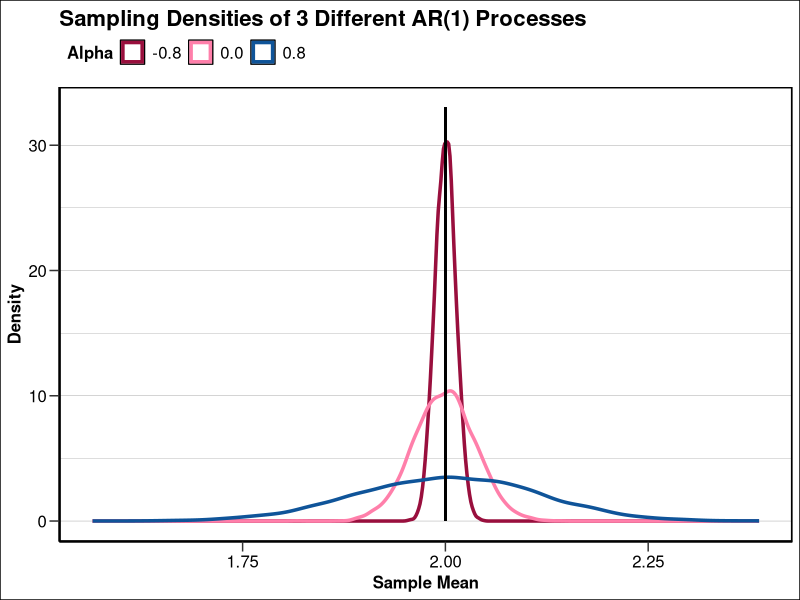
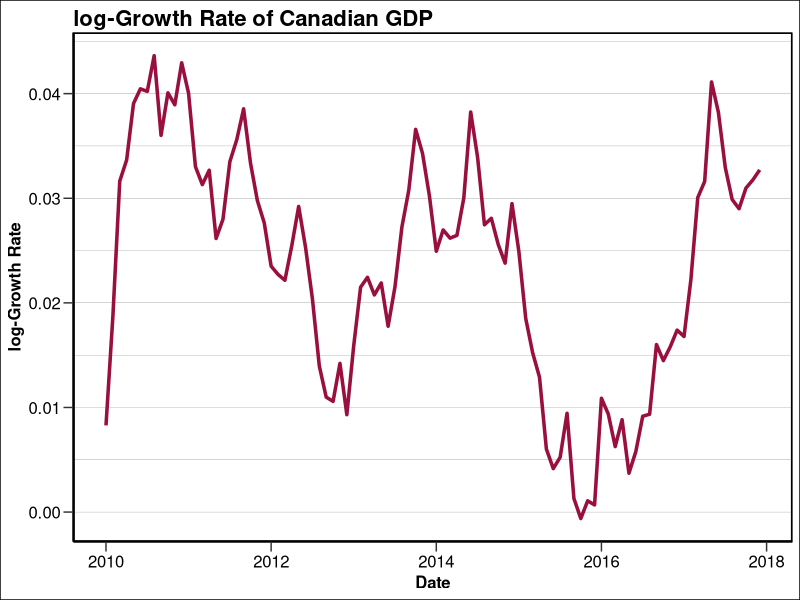
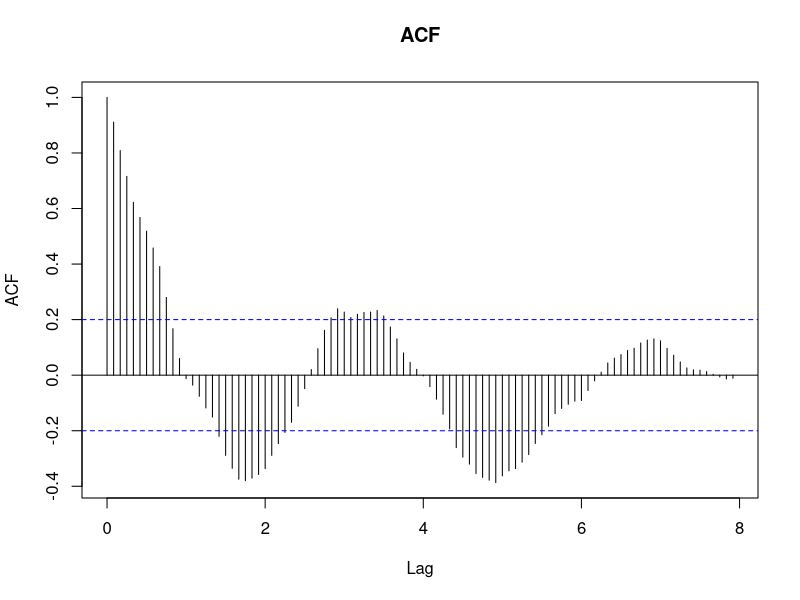
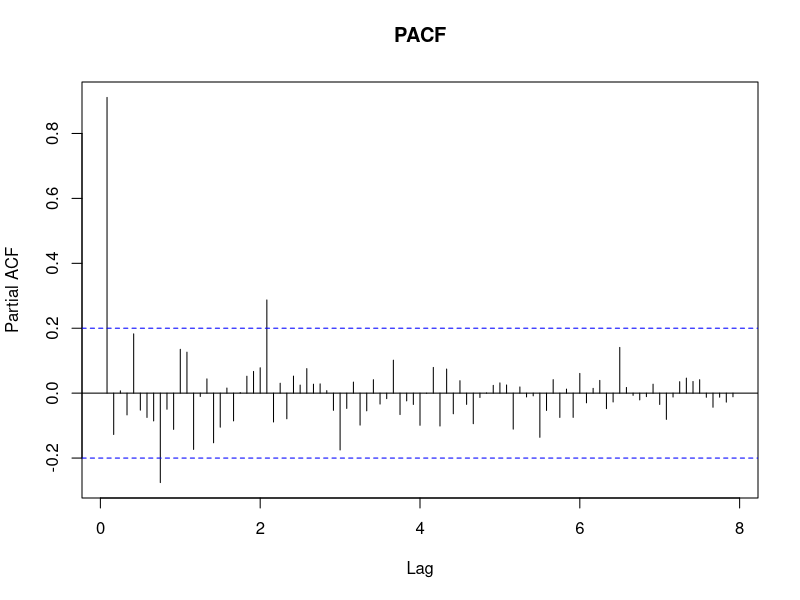
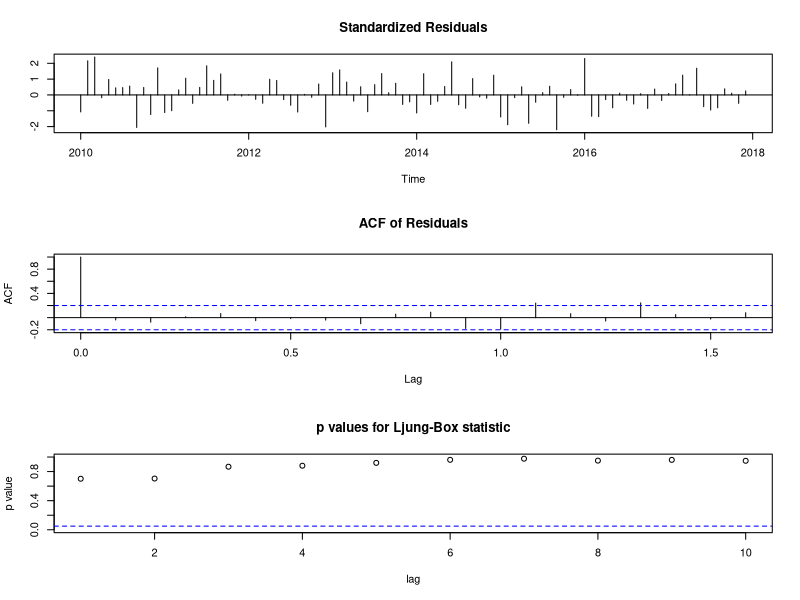
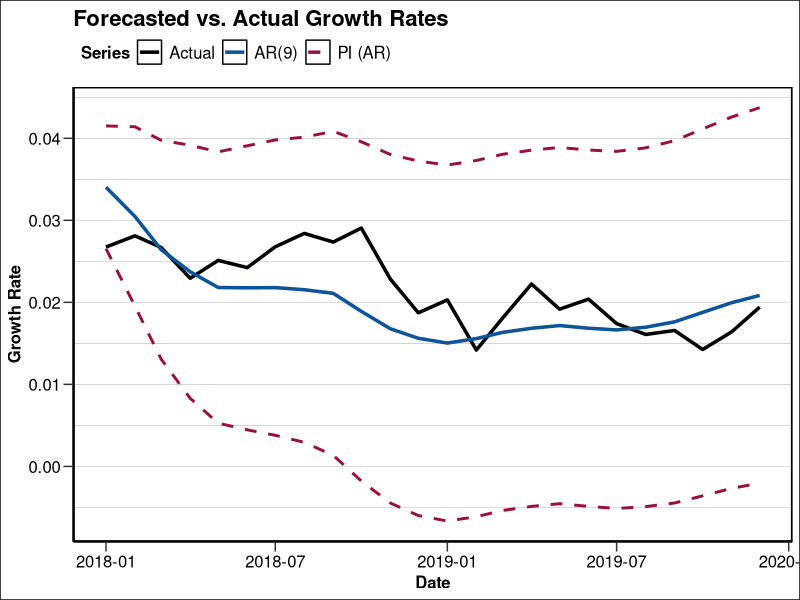
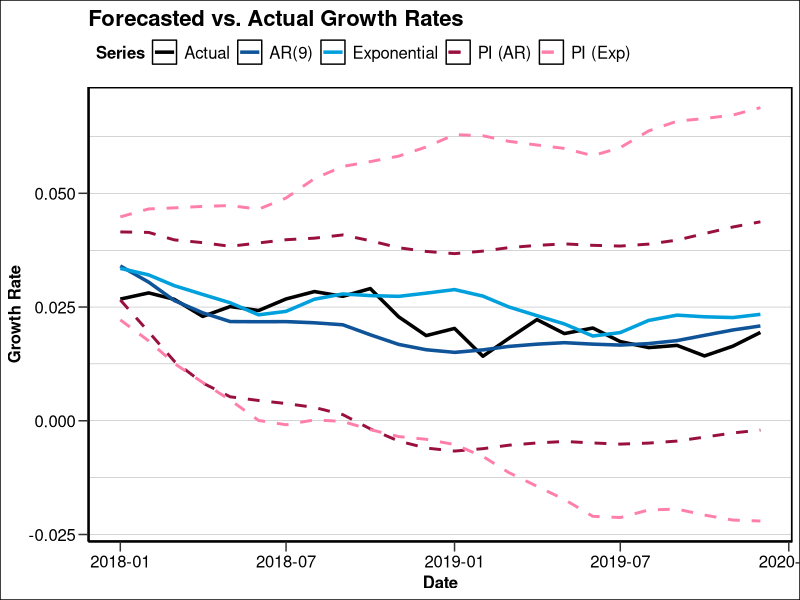
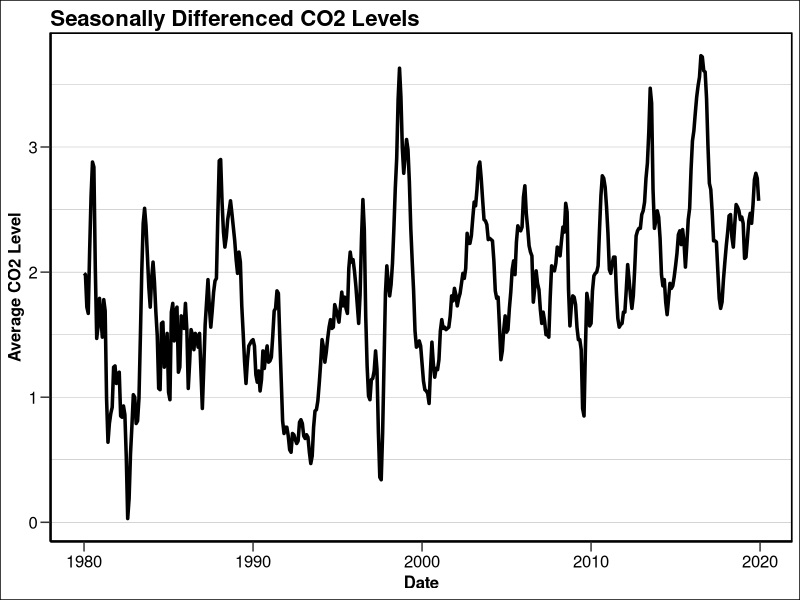

Generate these figures, in order, with R:
## ---- chunk 1
library(dplyr)
library(readr)
library(ggplot2)
library(lubridate)
library(forecast)
## ---- chunk 2
plot_theme <- theme(
    plot.title = element_text(
        size = 16, face = "bold", hjust = 0,
        margin = margin(b = 0.1, unit = "cm")),
    plot.subtitle = element_text(
        size = 12, hjust = 0),
    axis.title = element_text(
        size = 12, face = "bold"),
    axis.text = element_text(
        size = 12),
    legend.title = element_text(
        size = 12, face = "bold"),
    legend.text = element_text(
        size = 12),
    axis.ticks.length = unit(0.25, "cm"),
    axis.line = element_line(
        linewidth = 0.7, color = "#000000"),
    panel.grid.minor.x = element_blank(),
    panel.grid.major.x = element_blank(),
    panel.grid.minor.y = element_line(
        linewidth = 0.1, color = "gray50"),
    panel.grid.major.y = element_line(
        linewidth = 0.1, color = "gray50"),
    panel.border = element_rect(
        color = "#000000", fill = NA, linewidth = 1.0),
    panel.background = element_rect(
        fill = "#FFFFFF"),
    plot.background = element_rect(
        fill = "#FFFFFF"),
    legend.position = "top",
    legend.justification = "left"
)

theme_set(plot_theme)
## ---- chunk 3
ar_simulation <- function(alpha, mu = 2, n = 500, iter = 5000) {
    # Switch between variances
    if (alpha == 0) {
        var <- 0.25 / (1 - 0.8^2)
    } else {
        var <- 0.25
    }

    # Switch between model specifications
    if (alpha == 0) {
        mod <- list()
    } else {
        mod <- list(ar = c(alpha))
    }

    # Pre-allocate space
    mu_hat <- double(iter)

    # Run the simulation
    for (i in 1:iter) {
        simul <- arima.sim(
            model = mod, n = n, sd = sqrt(var)) + mu
        mu_hat[i] <- mean(simul)
    }
    out <- list(
        xbar = mean(mu_hat),
        sd = sd(mu_hat),
        means = mu_hat)
    return(out)
}
## ---- chunk 4
simul_1 <- ar_simulation(alpha = -0.8)
simul_2 <- ar_simulation(alpha = 0.0)
simul_3 <- ar_simulation(alpha = 0.8)
## ---- chunk 5
mean_data <- tibble(
    xbar_1 = simul_1$means,
    xbar_2 = simul_2$means,
    xbar_3 = simul_3$means,
)

palette_1 <- c("-0.8" = "#990F3D", "0.0" = "#FF7FAA", "0.8" = "#0F5499")

density_chart <- ggplot(
    data = mean_data
) +
    geom_density(
        aes(x = xbar_1, color = "-0.8"),
        linewidth = 1.2
) +
    geom_density(
        aes(x = xbar_2, color = "0.0"),
        linewidth = 1.2
) +
    geom_density(
        aes(x = xbar_3, color = "0.8"),
        linewidth = 1.2
) +
    geom_segment(
        aes(x = 2, y = 0, xend = 2, yend = 33),
        linewidth = 0.8
) +
    labs(
        x = "Sample Mean",
        y = "Density",
        title = "Sampling Densities of 3 Different AR(1) Processes",
        color = "Alpha"
) +
    scale_color_manual(
        values = palette_1
)

print(density_chart)
## ---- chunk 6
gdp <- read_csv("./data/canadaGDP.csv", col_names = TRUE) %>%
    rename(date = `...1`) %>%
    mutate(date = ymd(date))

log_gdp <- tibble(
    date = gdp$date[13:276],
    growth = diff(log(gdp$GDP), lag = 12)
)

gdp_train <- log_gdp %>%
    filter(date >= "2010-01-01" & date <= "2017-12-01") %>%
    select(growth) %>%
    ts(start = c(2010, 01), frequency = 12)

gdp_test <- log_gdp %>%
    filter(date >= "2018-01-01") %>%
    select(growth) %>%
    ts(start = c(2018, 01), frequency = 12)

gdp_chart <- autoplot(
    gdp_train,
    linewidth = 1.2,
    color = "#990F3D"
) +
    labs(
        x = "Date",
        y = "log-Growth Rate",
        title = "log-Growth Rate of Canadian GDP"
)

print(gdp_chart)
## ---- chunk 7
acf(gdp_train, lag.max = 100, main = "ACF")
pacf(gdp_train, lag.max = 100, main = "PACF")
## ---- chunk 8
model_selector <- function(data, max_order) {
    # Pre-allocate space
    aic <- double(max_order)

    # Fit AR model for each order and get AIC
    for (i in 1:max_order) {
        mod <- arima(data, order = c(i, 0, 0), method = "ML")
        aic[i] <- mod$aic
    }
    out <- list(
        best_order = which.min(aic), aic = min(aic)
    )
    return(out)
}

model_selector(gdp_train, max_order = 12)
## ---- chunk 9
ar_mod <- arima(gdp_train, order = c(9, 0, 0), method = "ML")
tsdiag(ar_mod)
## ---- chunk 10
ar_forecast <- forecast(ar_mod, h = 24)

ar_data <- ar_forecast %>%
    as_tibble() %>%
    mutate(
        date = seq(ym("2018-01"), ym("2019-12"), by = "1 month"),
        actual = as.vector(gdp_test)) %>%
    select(-`Lo 80`, -`Hi 80`) %>%
    rename(
        forecast = `Point Forecast`,
        lower = `Lo 95`,
        upper = `Hi 95`) %>%
    relocate(c(date, actual), .before = forecast)

palette_2 <- c("Actual" = "#000000", "AR(9)" = "#0F5499", "Exponential" = "#00A0DD",
               "PI (AR)" = "#990F3D", "PI (Exp)" = "#FF7FAA")

ar_chart <- ggplot(
    data = ar_data,
    aes(x = date)
) +
    geom_line(
        aes(y = actual, color = "Actual"),
        linewidth = 1.2
) +
    geom_line(
        aes(y = forecast, color = "AR(9)"),
        linewidth = 1.2
) +
    geom_line(
        aes(y = lower, color = "PI (AR)"),
        linewidth = 1.0,
        linetype = "dashed"
) +
    geom_line(
        aes(y = upper, color = "PI (AR)"),
        linewidth = 1.0,
        linetype = "dashed"
) +
    labs(
        x = "Date",
        y = "Growth Rate",
        title = "Forecasted vs. Actual Growth Rates",
        color = "Series"
) +
    scale_color_manual(
        values = palette_2
)

print(ar_chart)
## ---- chunk 11
exp_mod <- HoltWinters(
    x = gdp_train,
    start.periods = 2,
)

exp_forecast <- forecast(exp_mod, h = 24)

exp_data <- exp_forecast %>%
    as_tibble() %>%
    mutate(
        date = seq(ym("2018-01"), ym("2019-12"), by = "1 month"),
        actual = as.vector(gdp_test)) %>%
    select(-`Lo 80`, -`Hi 80`) %>%
    rename(
        forecast = `Point Forecast`,
        lower = `Lo 95`,
        upper = `Hi 95`) %>%
    relocate(c(date, actual), .before = forecast)

exp_chart <- ar_chart +
    geom_line(
        data = exp_data,
        aes(x = date, y = forecast, color = "Exponential"),
        linewidth = 1.2
) +
    geom_line(
        data = exp_data,
        aes(x = date, y = lower, color = "PI (Exp)"),
        linewidth = 1.0,
        linetype = "dashed"
) +
    geom_line(
        data = exp_data,
        aes(x = date, y = upper, color = "PI (Exp)"),
        linewidth = 1.0,
        linetype = "dashed"
)

print(exp_chart)
## ---- chunk 12
mean_sq_err <- function(obs, pred) {
    diff_sq  <- (obs - pred)^2
    mse <- mean(diff_sq)
    return(mse)
}

mean_sq_err(ar_data$actual, ar_data$forecast)
mean_sq_err(exp_data$actual, exp_data$forecast)
## ---- chunk 13
co2_data <- read_csv("./data/co2_mm_gl.csv", col_names = TRUE) %>%
    select(average) %>%
    mutate(
        date = seq(ym("1979-01"), ym("2022-10"), by = "1 month")) %>%
    relocate(date, .before = average)

co2_train <- co2_data %>%
    filter(date <= "2019-12-01") %>%
    select(average) %>%
    ts(start = c(1979, 01), frequency = 12)

co2_test  <- co2_data %>%
    filter(date >= "2020-01-01") %>%
    select(average) %>%
    ts(start = c(2020, 01), frequency = 12)
## ---- chunk 14
s_diff <- diff(co2_train, lag = 12)

s_diff_chart <- autoplot(
    s_diff,
    linewidth = 1.2
) +
    labs(
        x = "Date",
        y = "Average CO2 Level",
        title = "Seasonally Differenced CO2 Levels"
)

print(s_diff_chart)
acf(s_diff, lag.max = 100, main = "ACF")
## ---- chunk 15
d_diff <- diff(s_diff, lag = 1)

d_diff_chart <- autoplot(
    d_diff,
    linewidth = 1.2
) +
    labs(
        x = "Date",
        y = "Average CO2 Level",
        title = "Differenced CO2 Levels"
)

print(d_diff_chart)
## ---- chunk 16
acf(d_diff, lag.max = 100, main = "ACF")
pacf(d_diff, lag.max = 100, main = "PACF")
## ---- chunk 17
auto.arima(co2_train,
           max.p = 5, max.q = 5,
           max.P = 2, max.Q = 2,
           max.d = 1, max.D = 1,
           seasonal = TRUE
)
## ---- chunk 18
arima_mod <- arima(
    co2_train, order = c(2, 1, 2), seasonal = list(
        order = c(2, 1, 2), period = 12)
)
## ---- chunk 19
tsdiag(arima_mod)
## ---- chunk 20
arima_forecast <- forecast(arima_mod, h = 34)

arima_data <- arima_forecast %>%
    as_tibble() %>%
    mutate(
        date = seq(ym("2020-01"), ym("2022-10"), by = "1 month"),
        actual = as.vector(co2_test)) %>%
    select(-`Lo 80`, -`Hi 80`) %>%
    rename(
        forecast = `Point Forecast`,
        lower = `Lo 95`,
        upper = `Hi 95`) %>%
    relocate(c(date, actual), .before = forecast)

palette_3 <- c("Actual" = "#000000", "SARIMA" = "#0F5499", "PI" = "gray50")

arima_chart <- ggplot(
    data = arima_data,
    aes(x = date)
) +
    geom_line(
        aes(y = actual, color = "Actual"),
        linewidth = 1.2
) +
    geom_line(
        aes(y = forecast, color = "SARIMA"),
        linewidth = 1.2
) +
    geom_line(
        aes(y = lower, color = "PI"),
        linewidth = 1.2,
        linetype = "dashed"
) +
    geom_line(
        aes(y = upper, color = "PI"),
        linewidth = 1.2,
        linetype = "dashed"
) +
    labs(
        x = "Date",
        y = "Average CO2 Level",
        title = "Forecasted vs. Actual CO2 Levels",
        color = "Series"
) +
    scale_color_manual(
        values = palette_3
)

print(arima_chart)
